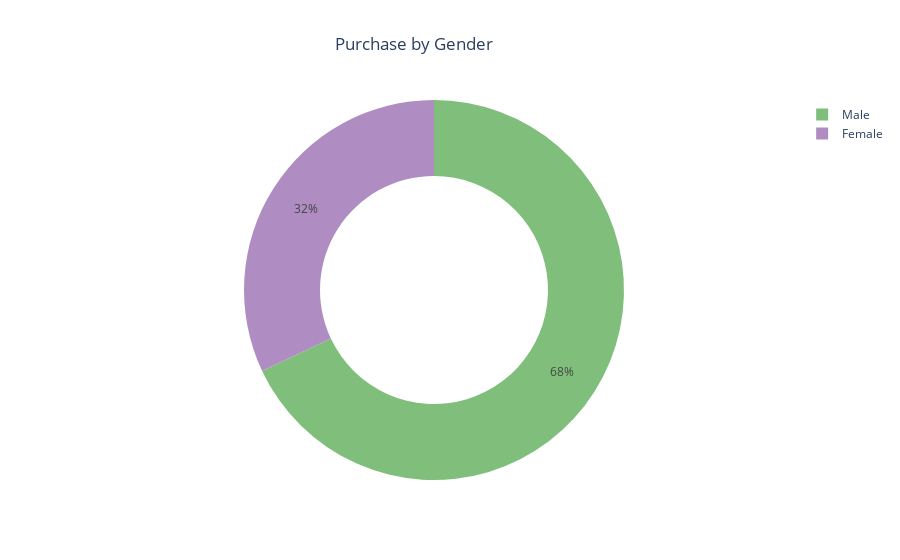

Notebook cell for this chart:
### Code cell
# Define colors for visualizaiton
colors = ['#7fbf7b', '#af8dc3', '#e5d8bd', '#f7b6d2']

# Checking the gender count
gender_count = trends_df['Gender'].value_counts()

fig = go.Figure(data=[go.Pie(labels=trends_df['Gender'].unique(), 
                             values=gender_count, hole=0.6)]
                            )
# Set colors for each slice
fig.update_traces(marker=dict(colors=colors))

# Setting layout options
fig.update_layout(title='Purchase by Gender', title_x=0.46)

# Show the plot
fig.show()

### Figure 1 — Plotly figure (JSON) as saved in the notebook; plotly's stock layout.template omitted (floating-point values rounded to 4 significant figures)
{"data": [{"hole": 0.6, "labels": ["Male", "Female"], "marker": {"colors": ["#7fbf7b", "#af8dc3", "#e5d8bd", "#f7b6d2"]}, "type": "pie", "values": [2652, 1248]}], "layout": {"title": {"text": "Purchase by Gender", "x": 0.46}}}
